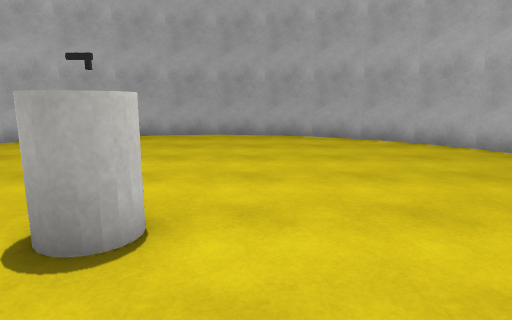
view 1 (above)

12 first-person views from a walk through a Unity game level. The camera is 1.3 m above the floor, tilts 10° down and sees 75° across. The floor is counted in squares, 1 m on a side. Each view is taken from the middle of a square. On the plan, view 1 faces up. The plan holds only what a view shows up to about 14 squares ahead; the rest is blank. The place goes on beyond the plan. The player is left out. Some animated figures are not drawn. Surface patterns are stand-ins for the level's own textures.

view 2
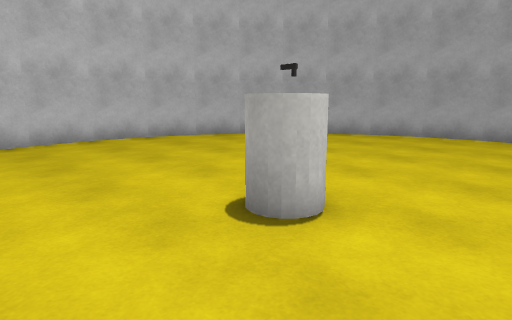

view 3
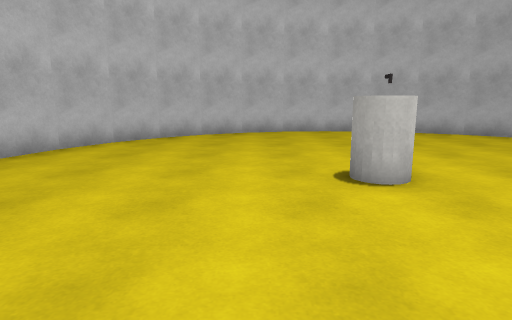

view 4
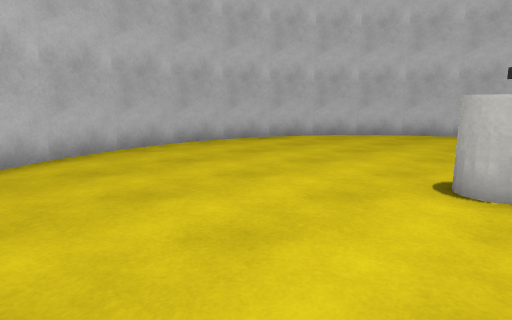

view 5
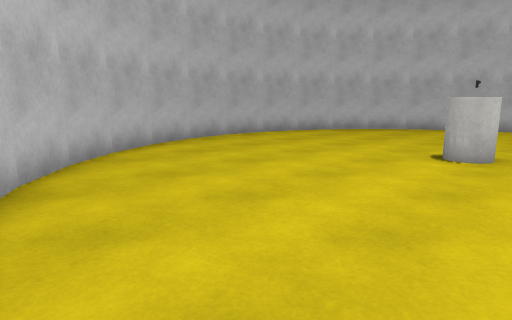

view 6
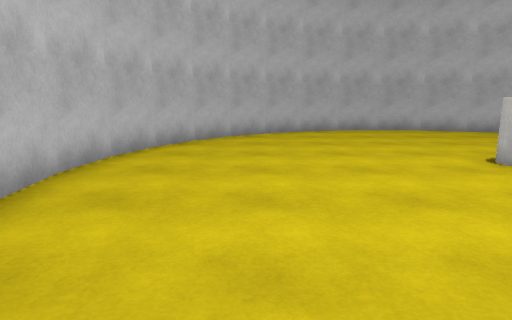

view 7
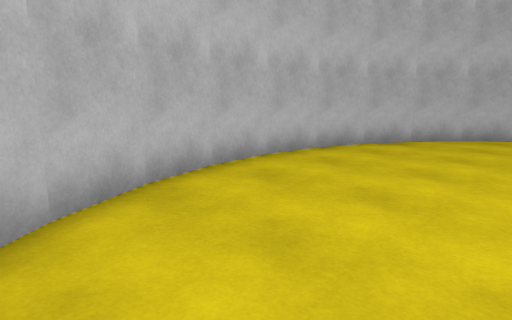

view 8
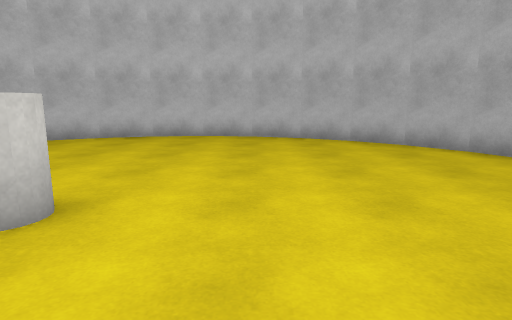

view 9
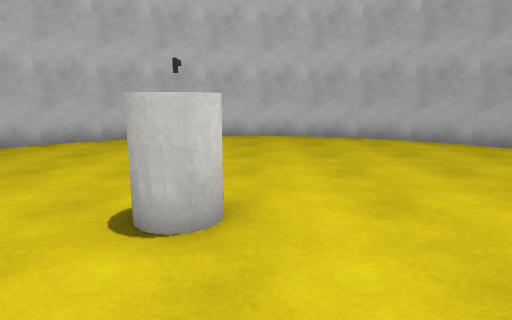

view 10
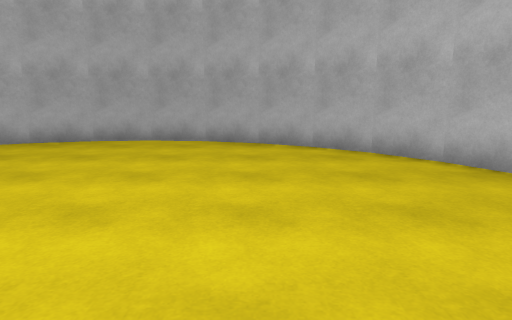

view 11
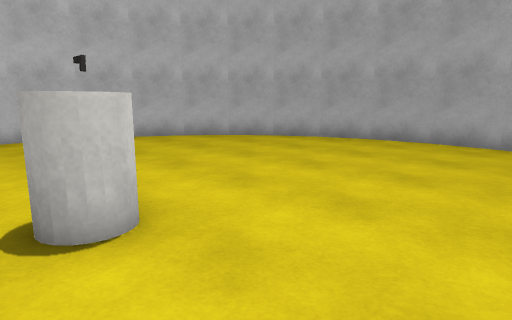

view 12
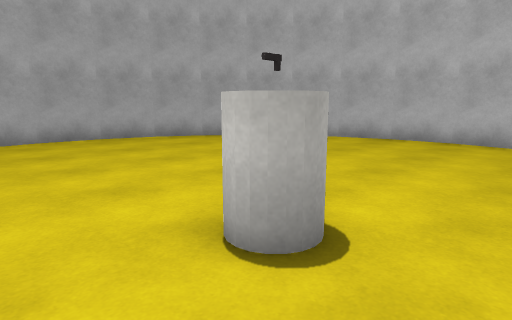

### Floor plan
Points are (right, up) in squares from view 1. A wall is a line through its corners. A room is listed if a view was taken in it or the views show most of it. See-through windows are left out.
Room 1 (views 1, 2, 3, 4, 5, 6, 7, 8, 9, 10, 11, 12)
walls: (-10.4, 6) (-10.6, 4) (-10.4, 2.2) (-9.9, 0.4); (-9.9, 0.5) (-9, -1.2); (-9, 9.2) (-9.9, 7.6) (-10.4, 5.8); (-9.1, -1.1) (-7.9, -2.5); (-8, -2.4) (-6.5, -3.6); (-7.9, 10.5) (-9.1, 9.1); (-6.5, 11.6) (-8, 10.4); (-6.7, -3.5) (-5.1, -4.4) (-3.3, -4.9); (-5, 12.4) (-6.7, 11.5); (-3.4, -4.9) (-1.4, -5.1); (-3.3, 13) (-5.2, 12.4); (-1.6, -5.1) (0.4, -4.9); (-1.4, 13.1) (-3.4, 12.9); (0.5, 12.9) (-1.5, 13.1); (0.2, -5) (2.2, -4.4); (2, -4.4) (3.7, -3.5); (2.1, 12.4) (0.3, 13); (3.6, 11.5) (2, 12.4); (3.6, -3.6) (5, -2.4); (4.9, -2.5) (6.1, -1.1); (5, 10.4) (3.6, 11.6); (6, -1.2) (6.9, 0.5); (6.9, 7.5) (6, 9.2); (7.4, 5.8) (6.9, 7.6); (6.1, 9.1) (4.9, 10.5); (7.4, 2.1) (7.6, 4.1); (6.9, 0.4) (7.4, 2.2); (7.6, 3.9) (7.4, 5.9)
objects: other object (-2, 3); other object (-1, 3)

Positions as (right, up) in squares from view 1, and headings:
1: (0, 0), facing up
2: (1, 0), facing up-left
3: (4, 1), facing left
4: (4, 4), facing down-left
5: (7, 5), facing down-left
6: (4, 10), facing down
7: (2, 10), facing down-right
8: (2, 6), facing left
9: (2, 4), facing left
10: (2, 2), facing up
11: (2, 2), facing up-left
12: (-4, 1), facing up-right
